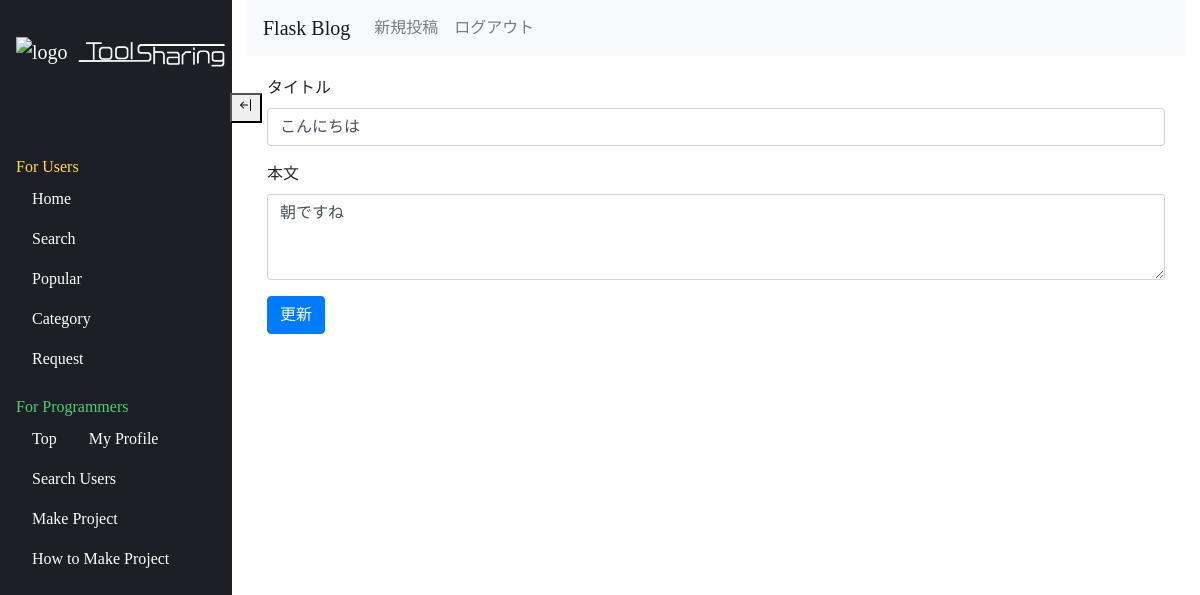
Before: /users/public/6/edit (signed in) with the older database file.
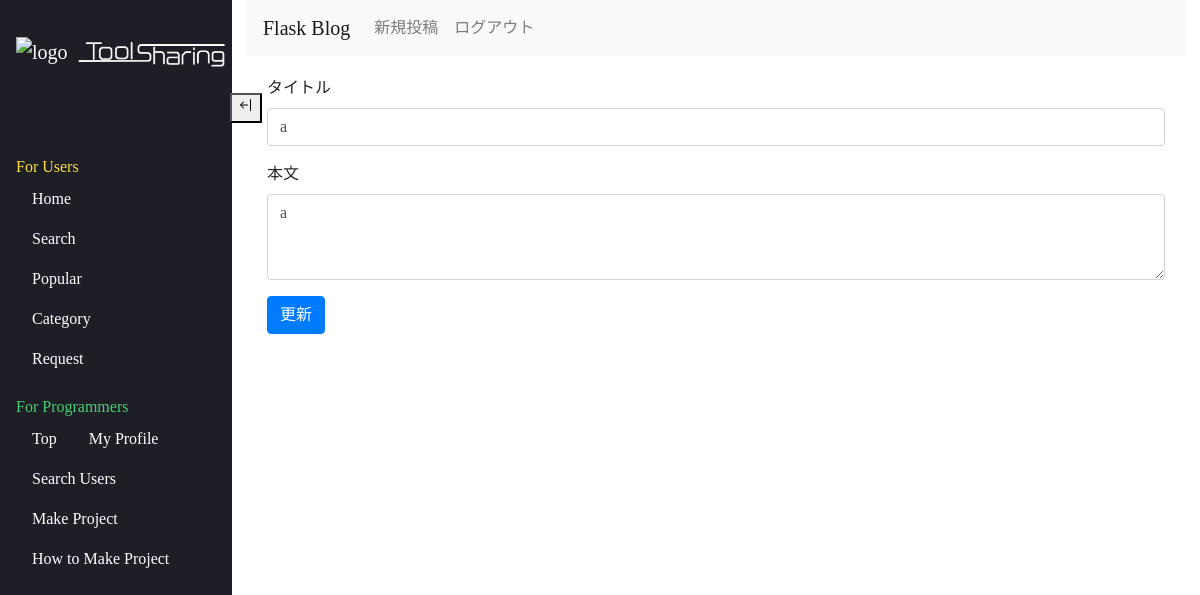
After: the same page with the newer database file.
### flask_blog/models/entries.py (models this page shows, shortened)
class Entry(db.Model):
    __tablename__ = 'entries'
    id = db.Column(db.Integer, primary_key=True)
    title = db.Column(db.String(50), unique=True)
    text = db.Column(db.Text)
    created_at = db.Column(db.DateTime)

### flask_blog/views/entries.py (the view)
@entry.route('/public/<int:id>/edit', methods=['GET'])
@login_required
def edit_entry(id):
    entry = Entry.query.get(id)
    return render_template('public/edit.html', entry=entry)

### flask_blog/views/views.py (called while the page is built)
def login_required(view):
    @wraps(view)
    def inner(*args, **kwargs):
        if not session.get('logged_in'):
            return redirect(url_for('view.login'))
        return view(*args, **kwargs)
    return inner

### flask_blog/templates/public/edit.html
{% extends "layout.html" %}
{% block body %}
<form action="{{ url_for('entry.update_entry', id=entry.id) }}" method=post class=add-entry>
    <div class="form-group">
        <label for="InputTitle">タイトル</label>
        <input type="text" class="form-control" id="InputTitle" name=title value={{ entry.title }}>
        </div>
        <div class="form-group">
            <label for="InputText">本文</label>
            <textarea class="form-control" id="InputText" name=text rows="3">{{ entry.text | safe }}</textarea>
            </div>
            <button type="submit" class="btn btn-primary">更新</button>
            </form>
            {% endblock %}

Changed rows visible on the page:
changed Entry: title "こんにちは" → "a"; text "朝ですね" → "a"
